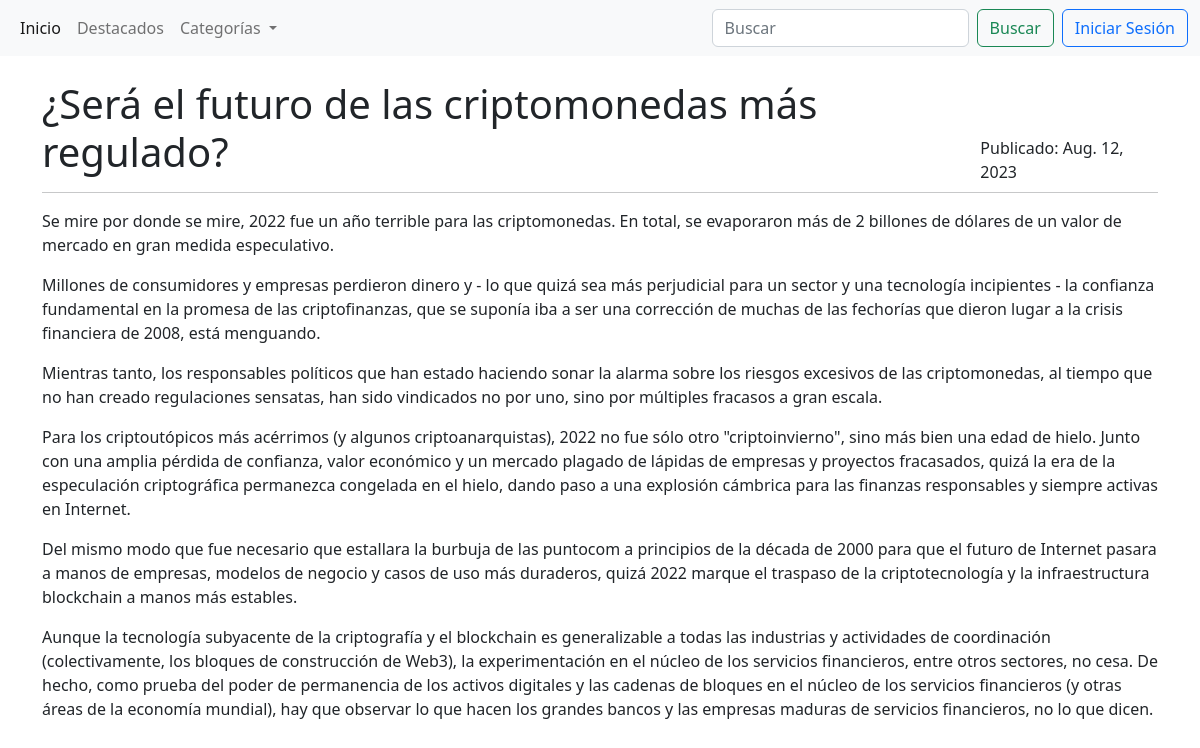
The page /post/futuro-cryptomonedas on the database as committed earlier.
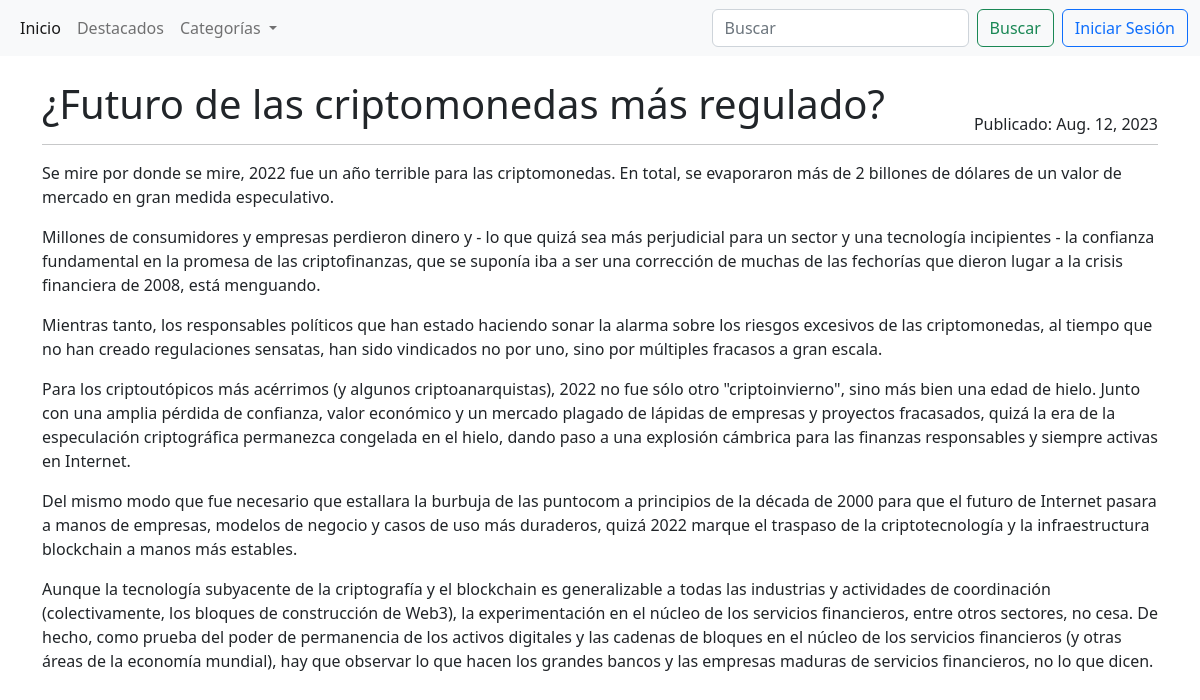
The same page on the database as committed later.
### blogs/models.py (models this page shows, shortened)
class Post(models.Model):
    title = models.CharField(max_length=255)
    slug = models.SlugField(unique=True)
    overview = models.TextField()
    date_created = models.DateTimeField(auto_now_add=True)
    content = models.TextField()
    author = models.ForeignKey(settings.AUTH_USER_MODEL, on_delete=models.PROTECT)
    categories = models.ManyToManyField('Category')
    featured = models.BooleanField(default=False)
    image = models.ImageField(upload_to='post_images/', blank=True, null=True)
    class Meta:
        ordering = ["-date_created"]

### blogs/views.py (the view)
# urls.py: path('post/<slug:slug>', views.PostDetailView.as_view(), name='post'),
class PostDetailView(generic.DetailView):
    model = Post
    def get_context_data(self, **kwargs):
        context = super().get_context_data(**kwargs)
        context['categories'] = Category.objects.all()
        return context

### blogs/templatetags/markdown_extras.py (called while the page is built)
@register.filter()
@stringfilter
def markdown(value):
    return md.markdown(value)

### blogs/templates/blogs/post_detail.html (shortened to what this page needs)
{% extends 'base.html' %}
{% load markdown_extras %}
{% block content %}
<div class="container-xxl bd-gutter mt-3 my-md-4 bd-layout">
    <main class="container">
        <div class="row g-5">
            <div class="col-md-12">
                <div class="row">
                    <div class="d-flex justify-content-between">
                        <h1>{{ post.title }}</h1>
                        <div class="align-self-end">Publicado: {{ post.date_created.date }}</div>
                    </div>
                </div>
                <hr class="d-none d-md-block my-2 mb-3 mt-2">
                <p>{{ post.content | markdown | safe }}</p>
            </div>
        </div>
    </main>
</div>
{% endblock content %}

Rows that differ between the two databases and show on the page:
changed Post: title "¿Será el futuro de las criptomonedas más regulado?" → "¿Futuro de las criptomonedas más regulado?"
